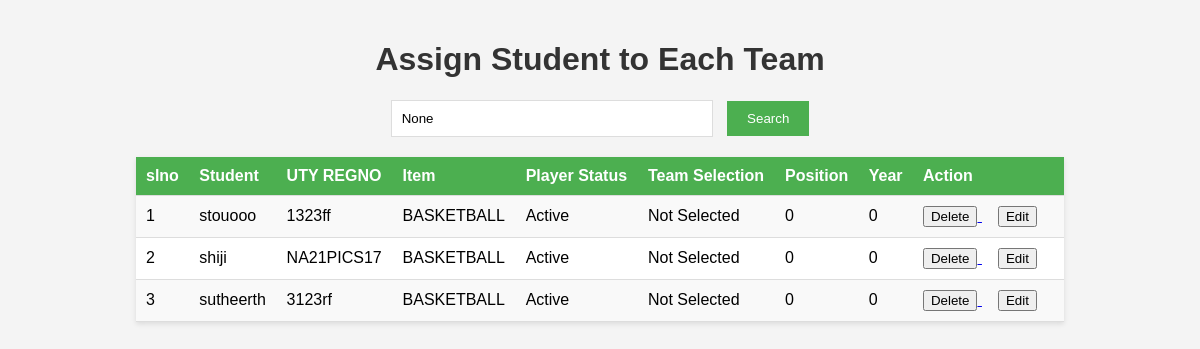
The app's page /assignview_student/ with its own data.
### SDMSapp/models.py (models this page shows, shortened)
class Stud_item(models.Model):
    stud = models.ForeignKey(Student, on_delete=models.CASCADE, null=True)
    item = models.ForeignKey(Item, on_delete=models.CASCADE, null=True)
    PLAYER_STATUS_CHOICES = [
        ('Active', 'Active'),
        ('Inactive', 'Inactive'),
    ]
    player_status = models.CharField(max_length=10, choices=PLAYER_STATUS_CHOICES, default='Active')
    UTY_SELECTION_STATUS_CHOICES = [
        ('Selected', 'Selected'),
        ('Not Selected', 'Not Selected'),
    ]
    uty_team_selection = models.CharField(max_length=20, choices=UTY_SELECTION_STATUS_CHOICES, default='Not Selected')
    position = models.IntegerField(default=0)
    year = models.IntegerField(default=0)

class Student(models.Model):
    name = models.CharField(max_length=50)
    year_of_admission = models.IntegerField()
    admission_no = models.IntegerField()
    programme_id = models.ForeignKey(Programme, on_delete=models.CASCADE, null=True)
    uty_reg_no = models.CharField(max_length=50, unique = True)
    place = models.CharField(max_length=50)
    department = models.ForeignKey(Department, on_delete=models.CASCADE, null=True)
    phone_number = models.CharField(
        max_length=10,
        validators=[RegexValidator(regex='^\d{10}$', message='Phone number must be 10 to 15 digits')],
        default = 0
    )
    aadhar_number = models.CharField(
        max_length=16,
        validators=[RegexValidator(regex='^\d{16}$', message='Aadhaar number must be exactly 16 digits')],
        default = 0
    )
    dob = models.DateField(null =True)
    city = models.CharField(max_length=50)
    district = models.CharField(max_length=50)
    DISTRICT = [
    ('ALAPPUZHA', 'Alappuzha'),
    ('ERNAKULAM', 'Ernakulam'),
    ('IDUKKI', 'Idukki'),
    ('KANNUR', 'Kannur'),
    ('KASARAGOD', 'Kasaragod'),
    ('KOLLAM', 'Kollam'),
    ('KOTTAYAM', 'Kottayam'),
    ('KOZHIKODE', 'Kozhikode'),
    ('MALAPPURAM', 'Malappuram'),
    ('PALAKKAD', 'Palakkad'),
    ('PATHANAMTHITTA', 'Pathanamthitta'),
    ('THIRUVANANTHAPURAM', 'Thiruvananthapuram'),
    ('THRISSUR', 'Thrissur'),
    ('WAYANAD', 'Wayanad'),
]
    district = models.CharField(max_length=50,  choices=DISTRICT, default='Active')
    pincode = models.CharField(max_length=50)

class Item(models.Model):
    item_name = models.CharField(max_length=50)
    ITEM_TYPE = [
         ('SPORTS', 'SPORTS'),
         ('ATHLETICS', 'ATHLETICS'),
    ]
    item_type = models.CharField(max_length=50,  choices=ITEM_TYPE, default='Active')
    no_of_players = models.IntegerField()

### SDMSapp/views.py (the view)
# urls.py: path('assignview_student/', assignview_student, name='assignview_student'),
def assignview_student(request):
        query = request.GET.get('q')
        if query:
            assignments = Stud_item.objects.filter(
                Q(stud__name__icontains=query) |
                Q(stud__uty_reg_no__icontains=query) |
                Q(item__item_name__icontains=query)
            )
        else:
            assignments = Stud_item.objects.all()
        return render(request, 'SDMSapp/search_assignments.html', {'assignments': assignments, 'query': query})

### SDMSapp/templates/SDMSapp/search_assignments.html (shortened to what this page needs)
<!DOCTYPE html>
<html>
<head>
</head>
<body>
    <h1>Assign Student to Each Team</h1>
    <div class="search-container">
        <form method="get">
            <input type="text" name="q" placeholder="Search by student name..." value="{{ query }}">
            <button type="submit">Search</button>
        </form>
    </div>
    <table>
        <tr>
            <th>slno</th>
            <th>Student</th>
            <th>UTY REGNO</th>
            <th>Item</th>
            <th>Player Status</th>
            <th>Team Selection</th>
            <th>Position</th>
            <th>Year</th>
            <th>Action</th>
        </tr>
        {% for assignment in assignments %}
        <tr>
            <td>{{ forloop.counter }}</td>
            <td>{{ assignment.stud.name }}</td>
            <td>{{ assignment.stud.uty_reg_no }}</td>
            <td>{{ assignment.item.item_name }}</td>
            <td>{{ assignment.player_status }}</td>
            <td>{{ assignment.uty_team_selection }}</td>
            <td>{{ assignment.position }}</td>
            <td>{{ assignment.year }}</td>
            <td>
                <a style='margin-right:16px' href="{% url 'confirm_assign_delete' assignment.id %}">
                    <button>Delete</button>
                </a>
                <a style='margin-right:16px' href="{% url 'edit_assignment' assignment.id %}">
                    <button>Edit</button>
                </a>
            </td>
        </tr>
        {% endfor %}
    </table>
</body>
</html>

### SDMSapp/templates/SDMSapp/search_assignments.html (style rules this page uses)
body { font-family: Arial, sans-serif; background-color: #f4f4f4; margin: 0; padding: 20px; }
h1 { color: #333; text-align: center; }
table { width: 80%; margin: 20px auto; border-collapse: collapse; background-color: #fff; box-shadow: 0 2px 5px rgba(0, 0, 0, 0.1); }
th, td { padding: 10px; text-align: left; border-bottom: 1px solid #ddd; }
th { background-color: #f2f2f2; }
th { background-color: #4CAF50; color: white; }
tr:nth-child(even) { background-color: #f9f9f9; }
tr:nth-child(odd) { background-color: #fff; }
.search-container { text-align: center; margin: 20px; }
.search-container input[type="text"] { padding: 10px; width: 300px; margin-right: 10px; border: 1px solid #ddd; }
.search-container button { padding: 10px 20px; background-color: #4CAF50; color: white; border: none; cursor: pointer; }

### records on screen
Stud_item: stud.name "stouooo", stud.uty_reg_no "1323ff", item.item_name "BASKETBALL", player_status "Active", uty_team_selection "Not Selected", position "0", year "0"
Stud_item: stud.name "shiji", stud.uty_reg_no "NA21PICS17", item.item_name "BASKETBALL", player_status "Active", uty_team_selection "Not Selected", position "0", year "0"
Stud_item: stud.name "sutheerth", stud.uty_reg_no "3123rf", item.item_name "BASKETBALL", player_status "Active", uty_team_selection "Not Selected", position "0", year "0"
